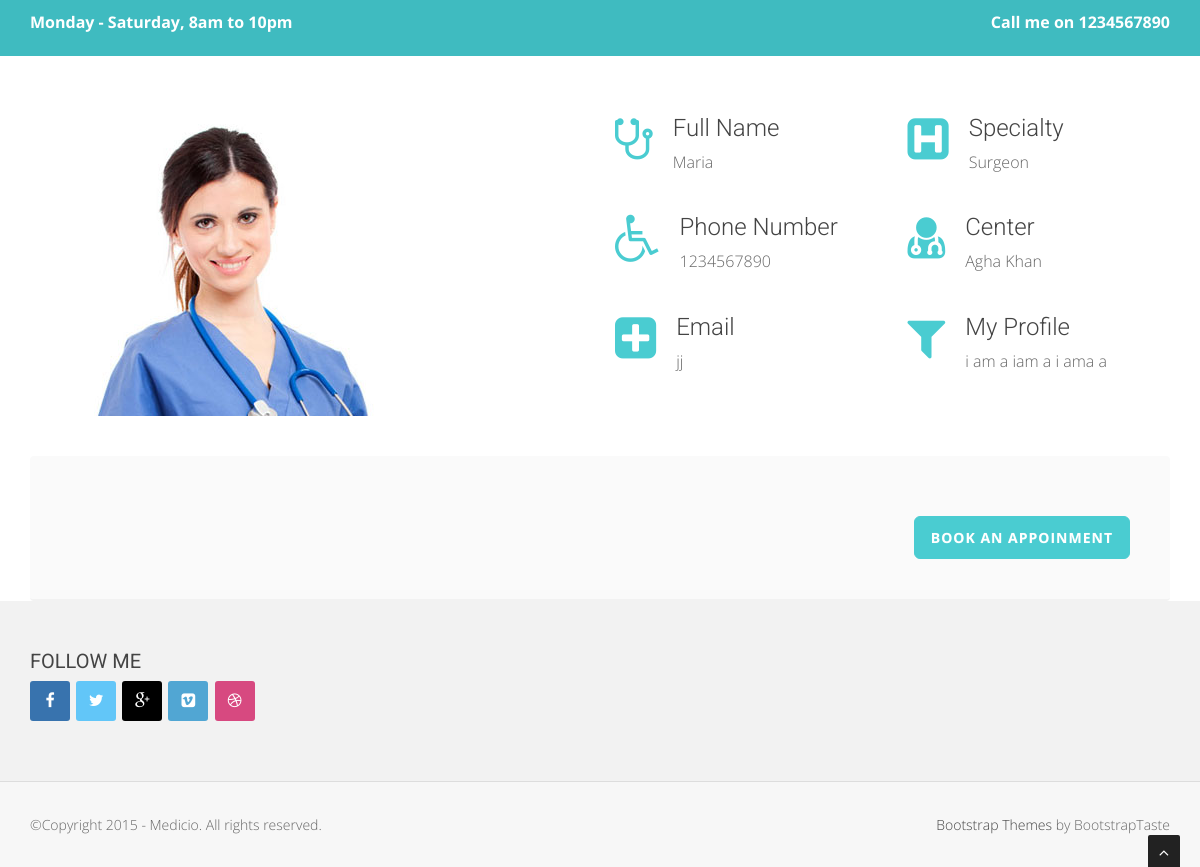
The page /member.php?id=1 on the database its author committed.
### tables this page shows
CREATE TABLE `doctors` (
  `doctor_id` int(30) NOT NULL,
  `doctor_full_name` text NOT NULL,
  `doctor_email` text NOT NULL,
  `doctor_picture` text NOT NULL,
  `doctor_specialty` text NOT NULL,
  `doctor_profile` text NOT NULL,
  `doctor_phone_number` varchar(13) NOT NULL,
  `doctor_hospital` text NOT NULL,
  `doctor_assignment` text NOT NULL
);

### member.php (the view, shortened to what this page needs)
<!DOCTYPE html>
<html lang="en">
<head>
    <link href="css/bootstrap.min.css" rel="stylesheet" type="text/css">
    <link href="font-awesome/css/font-awesome.min.css" rel="stylesheet" type="text/css" />
	<link rel="stylesheet" type="text/css" href="plugins/cubeportfolio/css/cubeportfolio.min.css">
	<link href="css/nivo-lightbox.css" rel="stylesheet" />
	<link href="css/nivo-lightbox-theme/default/default.css" rel="stylesheet" type="text/css" />
	<link href="css/owl.carousel.css" rel="stylesheet" media="screen" />
    <link href="css/owl.theme.css" rel="stylesheet" media="screen" />
	<link href="css/animate.css" rel="stylesheet" />
    <link href="css/style.css" rel="stylesheet">
	<link id="bodybg" href="bodybg/bg1.css" rel="stylesheet" type="text/css" />
	<link id="t-colors" href="color/default.css" rel="stylesheet">
</head>
<?php
$id=$_GET['id'];
global $conn;
	 	$result=mysqli_query($conn,"SELECT * FROM doctors WHERE doctor_id = $id");
	 	 while($row=mysqli_fetch_array($result) ){
?>
<body id="page-top" data-spy="scroll" data-target=".navbar-custom">
<div id="wrapper">
    <div class="top-area">
			<div class="container">
				<div class="row">
					<div class="col-sm-6 col-md-6">
					<p class="bold text-left">Monday - Saturday, 8am to 10pm </p>
					</div>
					<div class="col-sm-6 col-md-6">
					<p class="bold text-right">Call me on <?php echo $row['doctor_phone_number']?></p>
					</div>
				</div>
			</div>
		</div>
    <section id="service" class="home-section nopadding paddingtop-60">
		<div class="container">
        <div class="row">
			<div class="col-sm-6 col-md-6">
				<div class="wow fadeInUp" data-wow-delay="0.2s">
				<img src="img/team/<?php echo $row['doctor_picture']?>" class="img-responsive" alt="" />
				</div>
            </div>
			<div class="col-sm-3 col-md-3">
				<div class="wow fadeInRight" data-wow-delay="0.1s">
                <div class="service-box">
					<div class="service-icon">
						<span class="fa fa-stethoscope fa-3x"></span>
					</div>
					<div class="service-desc">
						<h5 class="h-light">Full Name</h5>
						<p><?php echo $row['doctor_full_name']?></p>
					</div>
                </div>
				</div>
				<div class="wow fadeInRight" data-wow-delay="0.2s">
				<div class="service-box">
					<div class="service-icon">
						<span class="fa fa-wheelchair fa-3x"></span>
					</div>
					<div class="service-desc">
						<h5 class="h-light">Phone Number</h5>
						<p><?php echo $row['doctor_phone_number']?></p>
					</div>
                </div>
				</div>
				<div class="wow fadeInRight" data-wow-delay="0.3s">
				<div class="service-box">
					<div class="service-icon">
						<span class="fa fa-plus-square fa-3x"></span>
					</div>
					<div class="service-desc">
						<h5 class="h-light">Email</h5>
						<p><?php echo $row['doctor_email']?></p>
					</div>
                </div>
				</div>
            </div>
			<div class="col-sm-3 col-md-3">
				<div class="wow fadeInRight" data-wow-delay="0.1s">
                <div class="service-box">
					<div class="service-icon">
						<span class="fa fa-h-square fa-3x"></span>
					</div>
					<div class="service-desc">
						<h5 class="h-light">Specialty</h5>
						<p><?php echo $row['doctor_specialty']?></p>
					</div>
                </div>
				</div>
				<div class="wow fadeInRight" data-wow-delay="0.3s">
				<div class="service-box">
					<div class="service-icon">
						<span class="fa fa-user-md fa-3x"></span>
					</div>
					<div class="service-desc">
						<h5 class="h-light">Center</h5>
						<p><?php echo $row['doctor_hospital']?></p>
					</div>
                </div>
				</div>
				<div class="wow fadeInRight" data-wow-delay="0.2s">
				<div class="service-box">
					<div class="service-icon">
						<span class="fa fa-filter fa-3x"></span>
					</div>
					<div class="service-desc">
						<h5 class="h-light">My Profile</h5>
						<p><?php echo $row['doctor_profile']?></p>
					</div>
                </div>
				</div>
            </div>
        </div>
		</div>
	</section>
	<?php
		 }
	?>
		<section id="callaction" class="home-section paddingtop-40">
           <div class="container">
				<div class="row">
					<div class="col-md-12">
						<div class="callaction bg-gray">
							<div class="row">
								<div class="col-md-8">
								</div>
								<div class="col-md-4">
									<div class="wow lightSpeedIn" data-wow-delay="0.1s">
										<div class="cta-btn">
										<a href="appointment.php?doctor_id=<?php echo $id?>" class="btn btn-skin btn-lg">Book an appoinment</a>
										</div>
									</div>
								</div>
							</div>
						</div>
					</div>
				</div>
            </div>
	</section>
	<footer>
		<div class="container">
			<div class="row">
				<div class="col-sm-6 col-md-4">
					<div class="wow fadeInDown" data-wow-delay="0.1s">
					<div class="widget">
						<h5>Follow Me</h5>
						<ul class="company-social">
								<li class="social-facebook"><a href="#"><i class="fa fa-facebook"></i></a></li>
								<li class="social-twitter"><a href="#"><i class="fa fa-twitter"></i></a></li>
								<li class="social-google"><a href="#"><i class="fa fa-google-plus"></i></a></li>
								<li class="social-vimeo"><a href="#"><i class="fa fa-vimeo-square"></i></a></li>
								<li class="social-dribble"><a href="#"><i class="fa fa-dribbble"></i></a></li>
						</ul>
					</div>
					</div>
				</div>
			</div>
		</div>
		<div class="sub-footer">
		<div class="container">
			<div class="row">
				<div class="col-sm-6 col-md-6 col-lg-6">
					<div class="wow fadeInLeft" data-wow-delay="0.1s">
					<div class="text-left">
					<p>&copy;Copyright 2015 - Medicio. All rights reserved.</p>
					</div>
					</div>
				</div>
				<div class="col-sm-6 col-md-6 col-lg-6">
					<div class="wow fadeInRight" data-wow-delay="0.1s">
					<div class="text-right">
						<p><a href="http://bootstraptaste.com/">Bootstrap Themes</a> by BootstrapTaste</p>
					</div>
					</div>
				</div>
			</div>
		</div>
		</div>
	</footer>
</div>
<a href="#" class="scrollup"><i class="fa fa-angle-up active"></i></a>
</body>
</html>

### css/style.css (style rules this page uses)
body { width: 100%; height: 100%; font-family: 'Open Sans', sans-serif; font-weight: 300; color: #666; background-color: #ddd; font-size: 16px; line-height: 1.6em; }
html { width: 100%; height: 100%; }
h5 { font-size: 24px; }
h1, h2, h3, h4, h5, h6 { margin: 0 0 30px; font-family: 'Roboto', sans-serif; font-weight: 400; color: #444; line-height: 1em; }
h1.h-light,h2.h-light,h3.h-light ,h4.h-light ,h5.h-light ,h6.h-light { font-weight: 300; }
p { margin: 0 0 20px; }
p.bold { font-weight: 700; }
a { color: #666; -webkit-transition: all .2s ease-in-out; -moz-transition: all .2s ease-in-out; transition: all .2s ease-in-out; }
.top-area { -webkit-transition: all .4s ease-in-out; -moz-transition: all .4s ease-in-out; transition: all .4s ease-in-out; width: 100%; color: #fff; padding-top: 10px; padding-bottom: 10px; }
.top-area p { margin-bottom: 10px; }
.paddingtop-40 { padding-top:40px !important; }
.paddingtop-60 { padding-top:60px !important; }
.home-section { padding-top: 150px; display:block; position:relative; z-index:120; background-color: #fff; }
.home-section.nopadding { padding-top: 0; padding-bottom: 0; display:block; position:relative; z-index:120; }
.bg-gray { background: #fafafa; }
.callaction { padding:30px 30px 20px 30px; border-radius: 4px; border-bottom: 2px solid #f2f2f2; }
.cta-btn { float:right; padding:20px 10px 20px 20px; margin-top:10px; }
.btn-skin { color: #fff; }
.btn-lg, .btn-group-lg > .btn { padding: 10px 16px; font-size: 20px; line-height: 1.5em; border-radius: 6px; }
.service-box { margin-bottom: 40px; }
.service-icon { margin: 0 20px 20px 0; float: left; }
.service-desc h5 { margin-bottom: 10px; }
.company-social { margin-left: 0; padding-left: 0; margin-top: 10px; }
.company-social { text-align: left; list-style: none; }
.company-social li { margin:0; padding:0; display: inline-block; }
.company-social a { margin:0 2px 0 0; }
.company-social a i { width: 40px; height: 40px; line-height: 40px; text-align: center; color: #fff; -webkit-transition: background .3s ease-in-out; transition: background .3s ease-in-out; text-align: center; border-radius: 3px; padding:0; }
.company-social .social-facebook a i { background: #3873ae; }
.company-social .social-twitter a i { background: #62c6f8; }
.company-social .social-dribble a i { background: #d74980; }
.company-social .social-google a i { background: #000; }
.company-social .social-vimeo a i { background: #51a6d3; }
.widget ul { list-style: none; margin-left:0; padding-left:0; }
footer { background-color: #f2f2f2; }
footer { padding: 50px 0 0; }
footer .widget { margin-bottom: 30px; }
footer .widget h5 { font-size: 20px; margin-bottom: 10px; text-transform: uppercase; }
.sub-footer { margin-top: 30px; background-color: #f7f7f7; border-top: 1px solid #ddd; padding: 30px 0 10px; }
.sub-footer a { color: #444; }
footer .sub-footer p { font-size: 14px; }
.scrollup { position:fixed; width:32px; height:32px; bottom:0px; right:20px; background: #222; -webkit-border-radius: 2px 2px 0 0; -moz-border-radius: 2px 2px 0 0; border-radius: 2px 2px 0 0; }
a.scrollup { outline:0; text-align: center; }
a.scrollup i { margin-top: 10px; color: #fff; }
.btn { position: relative; display: inline-block; outline: none; color: #fff; text-decoration: none; text-transform: uppercase; letter-spacing: 1px; font-weight: 400; text-shadow: 0 0 1px rgba(255,255,255,0.3); font-size: 14px; font-weight: 700; }

### bodybg/bg1.css (style rules this page uses)
body { background: url(../img/bodybg/bg1.png) repeat left top; }

### color/default.css (style rules this page uses)
.service-icon span { color: #4ACCD1; }
.btn-skin { background-color: #4ACCD1; border-color: #4ACCD1; }
.top-area { background: #3fbbc0; }

### rows shown on the page
doctors: doctor_phone_number "1234567890", doctor_picture (picture), doctor_full_name "Maria", doctor_email "jj", doctor_specialty "Surgeon", doctor_hospital "Agha Khan", doctor_profile "i am a iam a i ama a"
